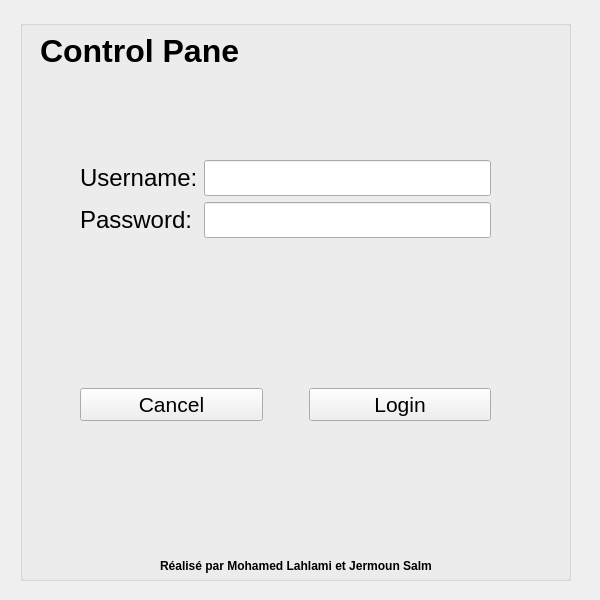
<?xml version="1.0" encoding="UTF-8"?>
<ui version="4.0">
 <class>MainWindow</class>
 <widget class="QMainWindow" name="MainWindow">
  <property name="geometry">
   <rect>
    <x>0</x>
    <y>0</y>
    <width>600</width>
    <height>600</height>
   </rect>
  </property>
  <property name="windowTitle">
   <string>MainWindow</string>
  </property>
  <widget class="QWidget" name="centralwidget">
   <widget class="QGroupBox" name="groupBox">
    <property name="geometry">
     <rect>
      <x>20</x>
      <y>20</y>
      <width>551</width>
      <height>561</height>
     </rect>
    </property>
    <property name="title">
     <string/>
    </property>
    <widget class="QLabel" name="label_4">
     <property name="geometry">
      <rect>
       <x>20</x>
       <y>10</y>
       <width>201</width>
       <height>41</height>
      </rect>
     </property>
     <property name="font">
      <font>
       <pointsize>24</pointsize>
       <bold>true</bold>
       <stylestrategy>PreferAntialias</stylestrategy>
       <kerning>true</kerning>
      </font>
     </property>
     <property name="text">
      <string>Control Panel</string>
     </property>
    </widget>
    <widget class="QLabel" name="icon">
     <property name="geometry">
      <rect>
       <x>300</x>
       <y>10</y>
       <width>241</width>
       <height>61</height>
      </rect>
     </property>
     <property name="text">
      <string/>
     </property>
    </widget>
    <widget class="QLabel" name="label_3">
     <property name="geometry">
      <rect>
       <x>140</x>
       <y>530</y>
       <width>271</width>
       <height>31</height>
      </rect>
     </property>
     <property name="font">
      <font>
       <bold>true</bold>
      </font>
     </property>
     <property name="text">
      <string>Réalisé par Mohamed Lahlami et Jermoun Salma</string>
     </property>
    </widget>
    <widget class="QWidget" name="layoutWidget">
     <property name="geometry">
      <rect>
       <x>60</x>
       <y>140</y>
       <width>411</width>
       <height>261</height>
      </rect>
     </property>
     <layout class="QVBoxLayout" name="verticalLayout">
      <item>
       <layout class="QFormLayout" name="formLayout">
        <item row="0" column="1">
         <widget class="QLineEdit" name="lineEdit_username">
          <property name="font">
           <font>
            <pointsize>18</pointsize>
           </font>
          </property>
         </widget>
        </item>
        <item row="1" column="0">
         <widget class="QLabel" name="label_2">
          <property name="font">
           <font>
            <pointsize>18</pointsize>
           </font>
          </property>
          <property name="text">
           <string>Password:</string>
          </property>
         </widget>
        </item>
        <item row="1" column="1">
         <widget class="QLineEdit" name="lineEdit_password">
          <property name="font">
           <font>
            <pointsize>18</pointsize>
           </font>
          </property>
          <property name="echoMode">
           <enum>QLineEdit::Password</enum>
          </property>
         </widget>
        </item>
        <item row="0" column="0">
         <widget class="QLabel" name="label">
          <property name="font">
           <font>
            <pointsize>18</pointsize>
           </font>
          </property>
          <property name="text">
           <string>Username:</string>
          </property>
         </widget>
        </item>
       </layout>
      </item>
      <item>
       <spacer name="verticalSpacer">
        <property name="orientation">
         <enum>Qt::Vertical</enum>
        </property>
        <property name="sizeType">
         <enum>QSizePolicy::Preferred</enum>
        </property>
        <property name="sizeHint" stdset="0">
         <size>
          <width>20</width>
          <height>40</height>
         </size>
        </property>
       </spacer>
      </item>
      <item>
       <layout class="QHBoxLayout" name="horizontalLayout">
        <item>
         <widget class="QPushButton" name="pushButton_2">
          <property name="font">
           <font>
            <pointsize>16</pointsize>
           </font>
          </property>
          <property name="text">
           <string>Cancel</string>
          </property>
         </widget>
        </item>
        <item>
         <spacer name="horizontalSpacer">
          <property name="orientation">
           <enum>Qt::Horizontal</enum>
          </property>
          <property name="sizeType">
           <enum>QSizePolicy::Preferred</enum>
          </property>
          <property name="sizeHint" stdset="0">
           <size>
            <width>40</width>
            <height>20</height>
           </size>
          </property>
         </spacer>
        </item>
        <item>
         <widget class="QPushButton" name="pushButton">
          <property name="font">
           <font>
            <pointsize>16</pointsize>
           </font>
          </property>
          <property name="focusPolicy">
           <enum>Qt::TabFocus</enum>
          </property>
          <property name="text">
           <string>Login</string>
          </property>
         </widget>
        </item>
       </layout>
      </item>
     </layout>
    </widget>
   </widget>
  </widget>
 </widget>
 <resources/>
 <connections/>
</ui>
